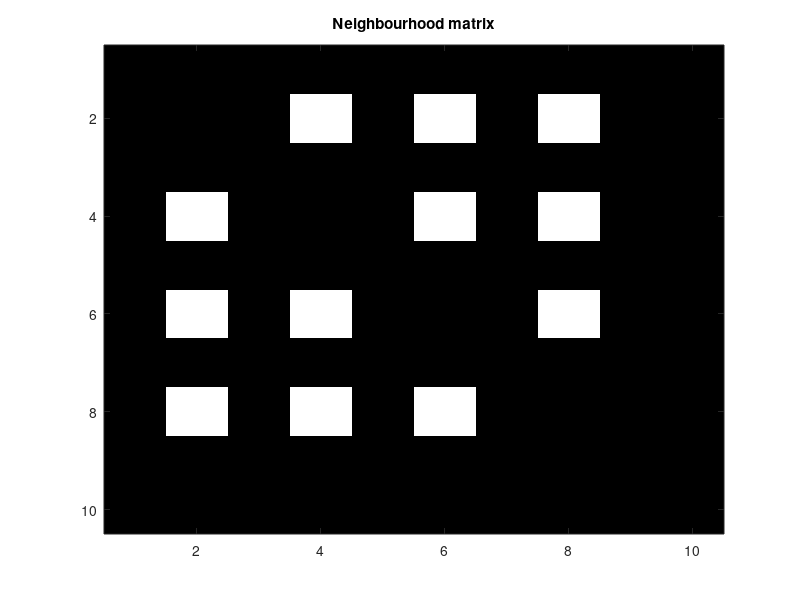

MATLAB code to generate this figure: (Note: this script raises an error after producing the figure.)
function limo_clustering_testing

% routine to check that the limo_clustering functions do what they are
% supposed to -- it simulates a matrix 10 electrodes * 4 freqencies * 6
% time points. Electrodes 2 4 6 8 are neighbours and various amont of 
% signal is introduced there, the rest is 0. Each time one tests if the
% mask of 'significant' values corresponds to the data
% 
% Cyril Pernet 16 May 2014
% ------------------------------
%  Copyright (C) LIMO Team 2019

NullData = zeros(10,4,6);
Neighbour = zeros(10,10);
Neighbour(2,4) = 1; Neighbour(2,6) = 1; Neighbour(2,8) = 1;
Neighbour(4,2) = 1; Neighbour(4,6) = 1; Neighbour(4,8) = 1;
Neighbour(6,2) = 1; Neighbour(6,4) = 1; Neighbour(6,8) = 1;
Neighbour(8,2) = 1; Neighbour(8,4) = 1; Neighbour(8,6) = 1;
figure; imagesc(Neighbour); colormap('gray'); title('Neighbourhood matrix')

elec_display = [1 3 5 7 9 10 2 4 6 8]; % indices to look at data
elec_signal = [2 4 6 8]; % indices to input signal

%% signal = 1 over 2 frequencies and 3 time points
Data = NullData;
Data(elec_signal,2:3,3:5) = 1; % 4 elect 2 freq 3 time
 
% let's do an ERP one one electrode, we call limo_ecluster_test
one_d = squeeze(Data(2,2,:))';
expected_cluster_mass = sum(one_d(:));
th.elec = expected_cluster_mass; % threshold for the cluster
sigcluster = limo_ecluster_test(one_d,(1-one_d),th,0.5);
if sum(sigcluster.elec_mask == one_d) == numel(one_d)
    fprintf('Clustering of 1D data is ok \n')
else
    fprintf('ERROR Clustering of 1D data failed\n')
end

% let's do an ERP over several electrodes, we can call limo_ecluster_test
% or call limo_cluster_test

two_d = squeeze(Data(2,:,:));
expected_cluster_mass = sum(two_d(:));

% let's do an ERSP over several electrodes, we can call limo_ecluster_test
% or call limo_cluster_test (which calls limo_ft_findcluster)

[posclusterslabelmat,nposclusters] = limo_ft_findcluster(Data,Neighbour,2);
test = posclusterslabelmat == Data;
if sum(test(:)) == numel(Data)
    fprintf('Clustering of 3D data is ok \n')
else
    fprintf('ERROR Clustering of 3D data failed\n')
end
